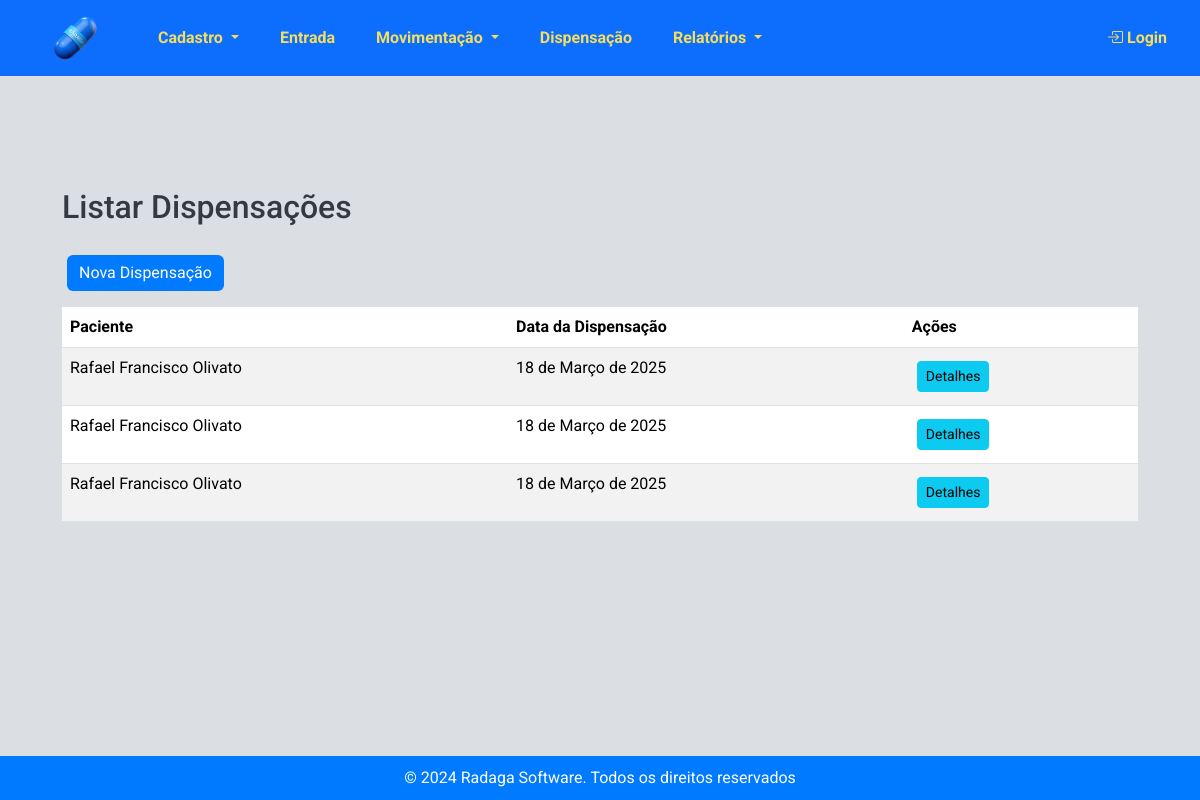
/estoque/dispensacoes/, run on an earlier commit of the app's database.
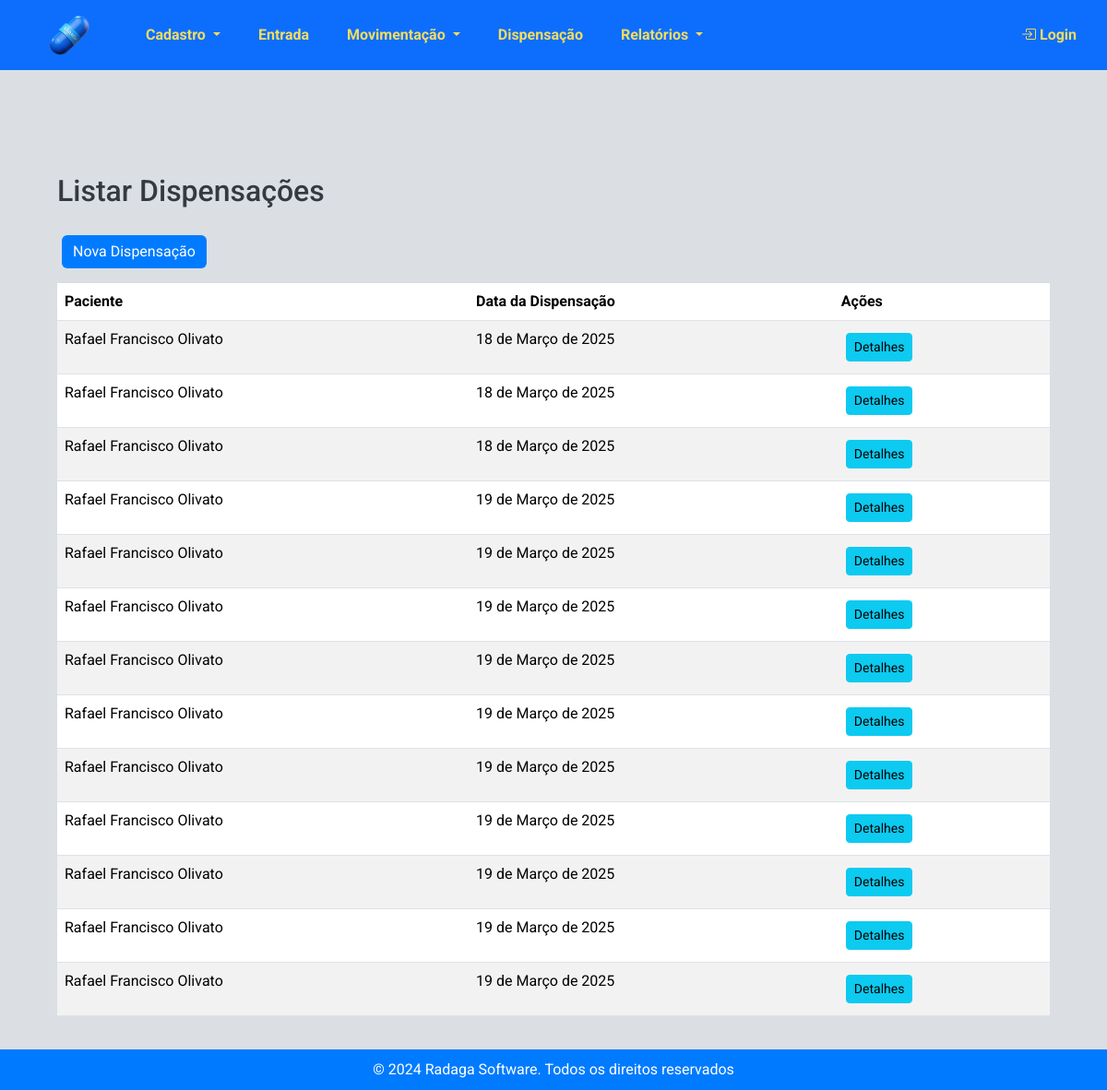
And on a later commit of the database.
### estoque/models.py (models this page shows, shortened)
class Dispensacao(models.Model):
    paciente = models.ForeignKey('Paciente', on_delete=models.CASCADE)
    medico = models.ForeignKey('Medico', on_delete=models.SET_NULL, null=True, blank=True,  verbose_name="Médico")
    outros_prescritores = models.CharField(max_length=255, blank=True, null=True)
    numero_notificacao = models.CharField(max_length=6, blank=True, null=True, verbose_name="Número notificação")
    data_receita = models.DateField(default=timezone.now)
    data_dispensacao = models.DateField(auto_now_add=True)

class Paciente(models.Model):
    nome = models.CharField(max_length=100)
    nome_mae = models.CharField(max_length=100, verbose_name="Nome da mãe")
    cns = models.CharField(max_length=15, unique=True, verbose_name="CNS")
    cpf = models.CharField(max_length=11, unique=True, verbose_name="CPF")
    data_nascimento = models.DateField()

### estoque/views.py (the view)
# urls.py: path('dispensacoes/', views.listar_dispensacoes, name='listar_dispensacoes'),
def listar_dispensacoes(request):
    dispensacoes = Dispensacao.objects.all()
    return render(
        request, "estoque/listar_dispensacoes.html", {"dispensacoes": dispensacoes}
    )

### estoque/templates/estoque/listar_dispensacoes.html (shortened to what this page needs)
{% extends 'estoque/base.html' %}
{% block content %}
<div class="container mt-5">
    <h2 class="mb-4">Listar Dispensações</h2>
    <a href="{% url 'nova_dispensacao' %}" class="btn btn-primary mb-3">Nova Dispensação</a>
    <table class="table table-striped">
        <thead>
            <tr>
                <th>Paciente</th>
                <th>Data da Dispensação</th>
                <th>Ações</th>
            </tr>
        </thead>
        <tbody>
            {% for dispensacao in dispensacoes %}
            <tr>
                <td>{{ dispensacao.paciente.nome }}</td>
                <td>{{ dispensacao.data_dispensacao }}</td>
                <td><a href="{% url 'detalhes_dispensacao' dispensacao.id %}" class="btn btn-info btn-sm">Detalhes</a></td>
            </tr>
            {% endfor %}
        </tbody>
    </table>
</div>
{% endblock %}

### estoque/templates/estoque/base.html (shortened to what this page needs)
<!DOCTYPE html>
<html>
<head>
    {% load static %}
    <link rel="stylesheet"
    href="https://cdnjs.cloudflare.com/ajax/libs/bootstrap-datepicker/1.9.0/css/bootstrap-datepicker.min.css">
<link href="https://cdn.jsdelivr.net/npm/bootstrap@5.3.3/dist/css/bootstrap.min.css" rel="stylesheet">
<link rel="stylesheet" href="{% static 'estoque/css/styles.css' %}">
<link href="https://cdn.jsdelivr.net/npm/select2@4.1.0-rc.0/dist/css/select2.min.css" rel="stylesheet" />
<link href="https://cdnjs.cloudflare.com/ajax/libs/bootstrap-icons/1.10.0/font/bootstrap-icons.min.css" rel="stylesheet">
</head>
<body>
    <nav class="navbar navbar-expand-lg navbar-dark bg-primary">
        <a href="{% url 'nova_dispensacao' %}">
            <img src="{% static 'estoque/pill.png' %}" alt="UML" style="margin: 5px 50px;height: 50px;" />
        </a>
        <div class="collapse navbar-collapse" id="navbarNav">
            <ul class="navbar-nav">
                <li class="nav-item dropdown">
                    <a class="nav-link dropdown-toggle" href="#" role="button" id="cadastroDropdown" role="button"
                        data-bs-toggle="dropdown" aria-haspopup="true" aria-expanded="false">
                        Cadastro
                    </a>
                </li>
                <li class="nav-item">
                    <a class="nav-link" href="{% url 'entrada_estoque' %}">Entrada</a>
                </li>
                <li class="nav-item dropdown">
                    <a class="nav-link dropdown-toggle" href="#" id="saidasDropdown" role="button"
                        data-bs-toggle="dropdown" aria-haspopup="true" aria-expanded="false">
                        Movimentação
                    </a>
                </li>
                <li class="nav-item">
                    <a class="nav-link" href="{% url 'nova_dispensacao' %}">Dispensação</a>
                </li>
                <li class="nav-item dropdown">
                    <a class="nav-link dropdown-toggle" href="#" id="relatoriosDropdown" role="button"
                        data-bs-toggle="dropdown" aria-haspopup="true" aria-expanded="false">
                        Relatórios
                    </a>
                </li>
            </ul>
            <ul class="navbar-nav ms-auto">
                {% if user.is_authenticated %}
                <li class="nav-item">
                    <span class="navbar-text">Bem-vindo, {{ user.username }} -
                        {% if user.profile.estabelecimento %}
                            {{ user.profile.estabelecimento.nome }}
                        {% endif %}
                    </span>
                </li>
                <li class="nav-item">
                    <form id="logout-form" action="{% url 'logout' %}" method="POST" style="display: none;">
                        {% csrf_token %}
                    </form>
                    <a class="nav-link" href="#"
                        onclick="event.preventDefault(); document.getElementById('logout-form').submit();">
                        Logout
                    </a>
                </li>
                {% else %}
                <li class="nav-item">
                    <a class="nav-link" href="{% url 'login' %}">
                        <i class="bi bi-box-arrow-in-right"></i> Login
                    </a>
                </li>
                {% endif %}
            </ul>
        </div>
    </nav>
    <br>
    <div class="container content">
        {% block content %}{% endblock %}
    </div>
    <footer>
        &copy; 2024 Radaga Software. Todos os direitos reservados
    </footer>
</body>
</html>

### estoque/static/estoque/css/styles.css (style rules this page uses)
html, body { height: 100%; margin: 0; padding: 0; font-family: 'Roboto', sans-serif; background-color: #dbdfe4; color: #343a40; display: flex; flex-direction: column; }
.navbar { background-color: #007bff; margin-bottom: 0; align-items: center; }
.navbar .navbar-brand, .navbar .nav-link { color: #F5DD5D !important; font-weight: bold; font-family: 'Roboto', sans-serif; }
.navbar .navbar-nav .nav-item { margin-right: 25px; }
.navbar-collapse { justify-content: center; }
.navbar img { vertical-align: middle; }
.navbar .navbar-nav.ms-auto { margin-left: auto; }
.content { flex: 1; padding: 20px; }
footer { background-color: #007bff; color: #ffffff; padding: 10px 0; text-align: center; width: 100%; margin-top: auto; }
.container { margin-top: 20px; }
.btn-primary { background-color: #007bff; border: none; }
.btn { margin: 5px; }
h1, h2, h3, h4, h5, h6 { font-family: 'Roboto', sans-serif; color: #343a40; margin-bottom: 20px; }
h2 { font-size: 2rem; }

What changed in the data, as far as the page shows it:
added Dispensacao: paciente.nome "Rafael Francisco Olivato", data_dispensacao "19 de Março de 2025"
added Dispensacao: paciente.nome "Rafael Francisco Olivato", data_dispensacao "19 de Março de 2025"
added Dispensacao: paciente.nome "Rafael Francisco Olivato", data_dispensacao "19 de Março de 2025"
added Dispensacao: paciente.nome "Rafael Francisco Olivato", data_dispensacao "19 de Março de 2025"
added Dispensacao: paciente.nome "Rafael Francisco Olivato", data_dispensacao "19 de Março de 2025"
added Dispensacao: paciente.nome "Rafael Francisco Olivato", data_dispensacao "19 de Março de 2025"
added Dispensacao: paciente.nome "Rafael Francisco Olivato", data_dispensacao "19 de Março de 2025"
added Dispensacao: paciente.nome "Rafael Francisco Olivato", data_dispensacao "19 de Março de 2025"
added Dispensacao: paciente.nome "Rafael Francisco Olivato", data_dispensacao "19 de Março de 2025"
added Dispensacao: paciente.nome "Rafael Francisco Olivato", data_dispensacao "19 de Março de 2025"
